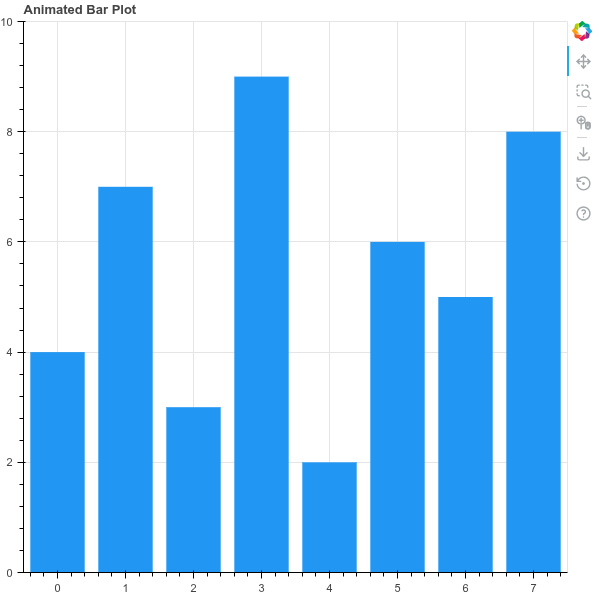

Source code (Python):
from bokeh.plotting import figure, show
from bokeh.models import CustomJS, ColumnDataSource
from bokeh.layouts import row
from bokeh.io import curdoc
from bokeh_rocks import save_plot

import numpy as np

# Generate some sample data
x = list(range(8))
y = [4, 7, 3, 9, 2, 6, 5, 8]

# Create data sources
source = ColumnDataSource(data=dict(x=x, top=[0]*8))

# Create figure
p = figure(title="Animated Bar Plot", x_range=(-0.5, 7.5), y_range=(0, 10))

# Add bar renderer
bars = p.vbar(x='x', top='top', source=source, width=0.8,
              fill_color='#2196F3', line_color=None)

# Create animation callback
animation = CustomJS(args=dict(source=source, final_y=y), code='''
    let counter = 0;
    const total_frames = 60;
    
    function bounceOut(t) {
        const n1 = 7.5625;
        const d1 = 2.75;
        
        if (t < 1 / d1) {
            return n1 * t * t;
        } else if (t < 2 / d1) {
            t -= 1.5 / d1;
            return n1 * t * t + 0.75;
        } else if (t < 2.5 / d1) {
            t -= 2.25 / d1;
            return n1 * t * t + 0.9375;
        } else {
            t -= 2.625 / d1;
            return n1 * t * t + 0.984375;
        }
    }
    
    function frame() {
        if (counter <= total_frames) {
            const progress = counter / total_frames;
            const data = source.data;
            
            // Animate each bar with bounce easing
            const bounced = bounceOut(progress);
            data.top = final_y.map(y => y * bounced);
            
            source.change.emit();
            
            if (counter < total_frames) {
                counter++;
                setTimeout(frame, 20);
            }
        }
    }
    
    frame();
''')

# Add plot to document and trigger animation
doc = curdoc()
doc.add_root(p)
doc.js_on_event('document_ready', animation)

# Show the plot
show(p)
save_plot(p, 'output/custom_plots_12')
